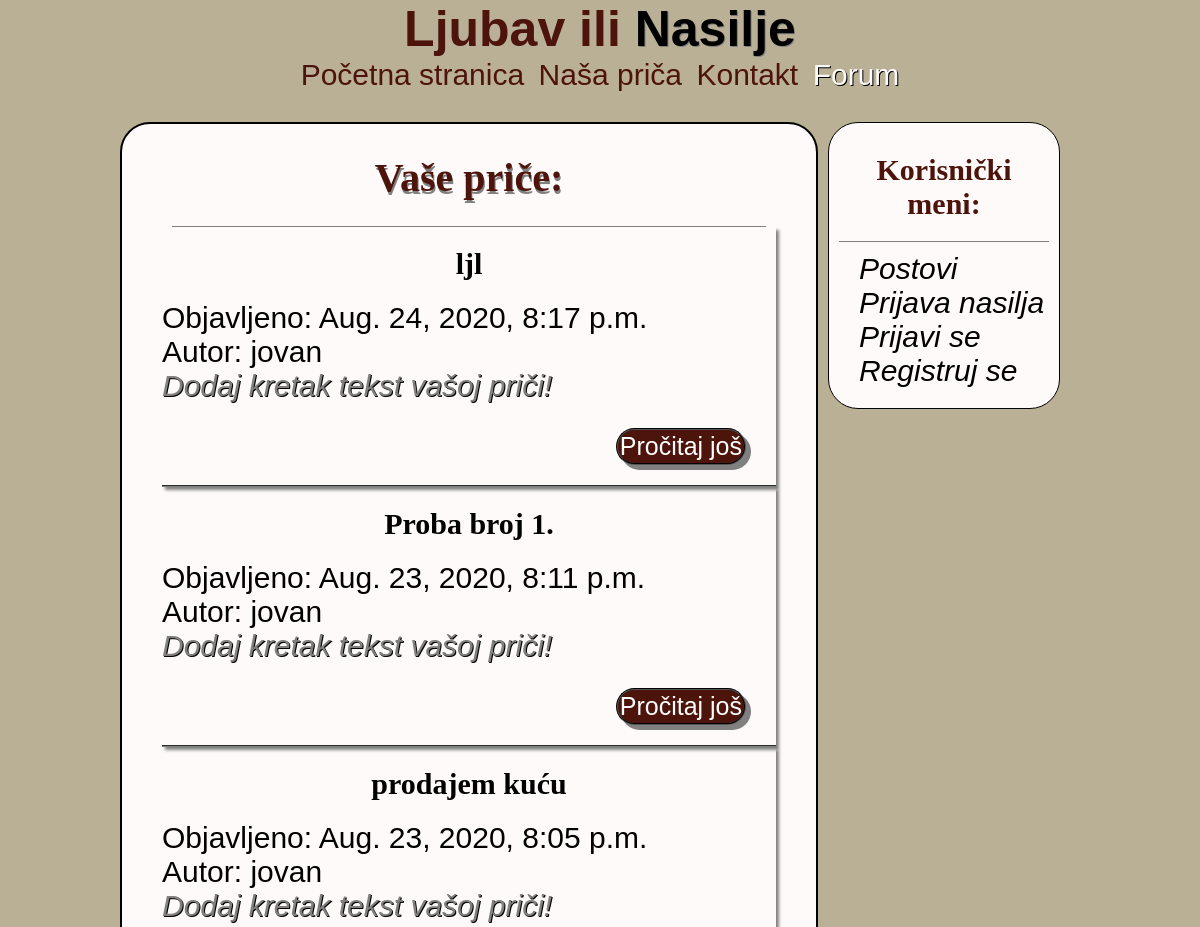
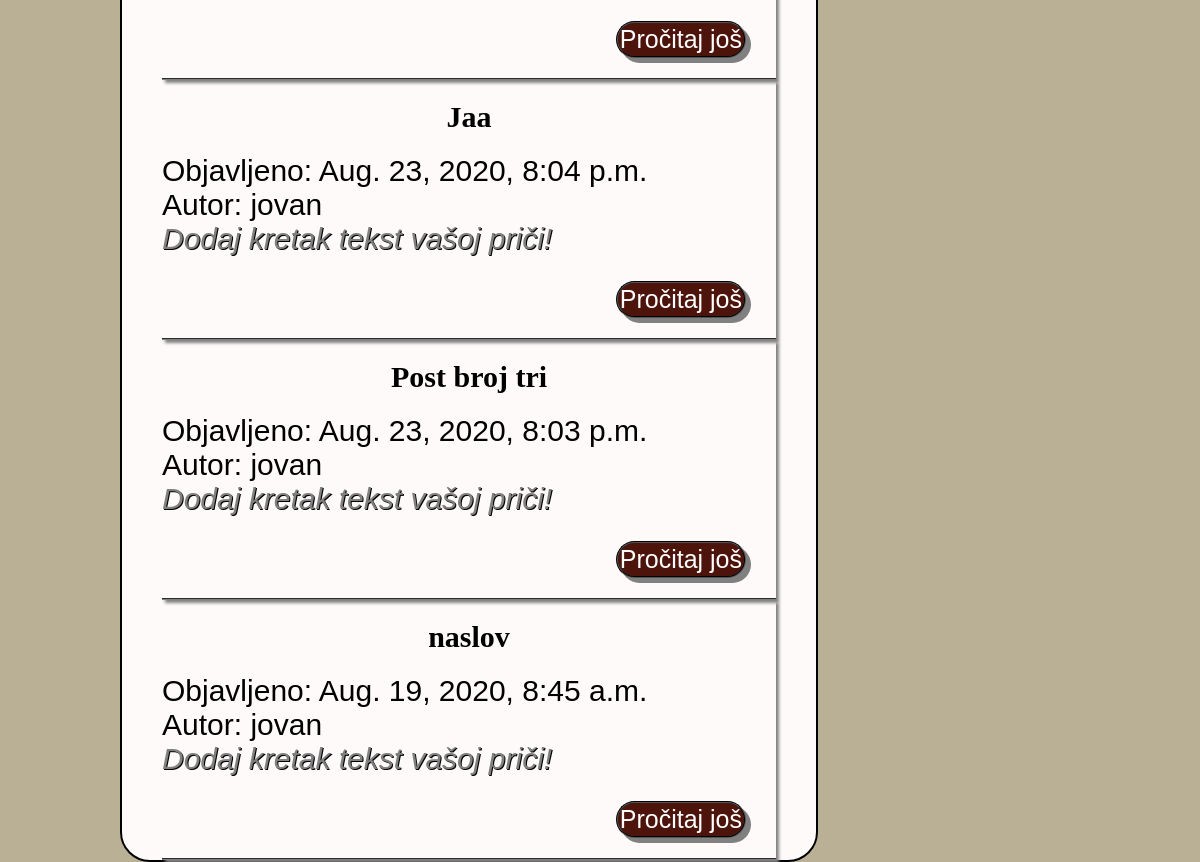
/Forum/Početna_stranica/, run on the app's committed database (2 pictures, top to bottom).
### forum/models.py (models this page shows, shortened)
class Post(models.Model):
	naslov = models.CharField(max_length=100, unique=True)
	autor = models.ForeignKey(User, on_delete=models.CASCADE)
	korisnicko_ime = models.CharField(max_length=20)
	tekst = models.CharField(max_length=1000,default="Napiši svoju priču!")
	opis_teksta = models.CharField(max_length=300, default="Dodaj kretak tekst vašoj priči!")
	status = models.IntegerField(choices=STATUS, default=1)
	kategorija = models.CharField(max_length=200, default="Izaberite Kategoriju")
	vrijeme =models.DateTimeField(auto_now_add=True)

### forum/Templates/Post.html (shortened to what this page needs)
{% extends 'Home.html'  %}
{% block content %}
{% load static %}
<!DOCTYPE html>
<html>
<head>
	<link rel="stylesheet" type="text/css" href="{% static 'CSS/BlogPost.css' %}">
</head>
<body>
		<div id="title">
			<h1>Vaše priče:</h1>
		</div>
	{% for post in object_list %}
	{% if post.status == 0 %}
		<div id="post">
			<h2>{{ post.naslov }}</h2>
			<ul>
				<li>Objavljeno: {{ post.vrijeme }}</li>
				<li>Autor: {{ post.korisnicko_ime }}</li>
				<li class="opis_teksta"><i>{{ post.opis_teksta }}</i></li>
			</ul>
			<div id="button">
				<button><a href="{% url 'Artikal' post.pk %}">Pročitaj još</a></button>
			</div>
		</div>
	{% endif %}
	{% endfor %}
</body>
</html>
{% endblock content %}

### forum/Templates/Home.html (shortened to what this page needs)
{% load static %}
<!DOCTYPE html>
<html>
<head>
	<link rel="stylesheet" type="text/css" href="{% static 'CSS/home.css' %}">
</head>
<body>
	<div id="container">
		<div id="header">
			<nav>
				<h1>Ljubav ili <span>Nasilje</span></h1>
				<ul>
					{% if user.is_authenticated %}
					<li><a href="{% url 'Base' %}">Početna stranica</a></li>
					<li><a href="{% url 'Nasa_prica' %}">Naša priča</a></li>
					<li><a href="{% url 'Kontakt' %}">Kontakt</a></li>
					<li><a href="{% url 'Postovi' %}" class="active">Forum</a></li>
					{% else %}
					<li><a href="{% url 'Base' %}">Početna stranica</a></li>
					<li><a href="{% url 'Nasa_prica' %}">Naša priča</a></li>
					<li><a href="{% url 'Kontakt' %}">Kontakt</a></li>
					<li><a href="{% url 'Forum' %}" class="active">Forum</a></li>
					{% endif %}
				</ul>
			</nav>
		</div>
		<div id="content">
			{% block content %}
			{% endblock content %}
		</div>
		<div id="menu">
			<h2>Korisnički meni:</h2>
			<ul>
			{% if user.is_authenticated %}
				<li><a href="{% url 'Postovi' %}"><i>Postovi</i></a></li>
				<li><a href="{% url 'NoviPost' %}"><i>Dodaj Novu Priču</i></a></li>
				<li><a href="{% url 'Prijava' %}"><i>Prijava nasilja</i></a></li>
				<li><a href="{% url 'logout' %}"><i>Odjavi se</i></a></li>
			{% else %}
				<li><a href="{% url 'Postovi' %}"><i>Postovi</i></a></li>
				<li><a href="{% url 'Prijava' %}"><i>Prijava nasilja</i></a></li>
				<li><a href="{% url 'login' %}"><i>Prijavi se</i></a></li>
				<li><a href="{% url 'Registracija' %}"><i>Registruj se</i></a></li>
			{% endif %}
			</ul>
		</div>
	</div>
</body>
</html>

### forum/Static/CSS/home.css (style rules this page uses)
* { font-family: 'Garamond', sans-serif; padding: 0; margin: 0; }
body { background-color: #bab095; }
#container { width: 960px; margin: 0 auto; }
#header { padding-bottom: 30px; }
#header nav h1 { color: #4d140c; font-size: 50px; text-align: center; }
#header nav h1 span { font-size: 50px; color: black; text-shadow: 1px 1px gray; }
#header nav ul { text-align: center; list-style-type: none; border-radius: 20px; }
#header nav ul li { display: inline-block; }
#header nav ul li a { font-size: 30px; padding: 5px; text-decoration: none; color: #4d140c; }
#header nav ul li a.active { color: snow; text-shadow: 1px 1px black; }
#content { width: 694px; float: left; border: 2px solid black; border-radius: 30px; margin-right: 10px; background-color: snow; }
#menu { width: 230px; float: left; background-color: snow; border: 1px solid black; border-radius: 30px; }
#menu h2 { margin-left: 10px; margin-right: 10px; text-align: center; font-size: 30px; padding-top: 30px; padding-bottom: 20px; border-bottom: 1px solid gray; font-family: "Impact"; color: #4d140c; }
#menu ul { padding-top: 10px; padding-bottom: 20px; text-align: justify left; list-style-type: none; margin-left: 30px; }
#menu ul li a { text-decoration: none; color: black; font-size: 30px; }

### forum/Static/CSS/BlogPost.css (style rules this page uses)
* { padding: 0; margin: 0; font-family: 'Garamond', sans-serif; }
#title h1 { text-align: center; padding-top: 30px; padding-bottom: 25px; font-size: 40px; font-family: "Impact"; color: #4d140c; text-shadow: 1px 3px gray; margin-left: 50px; margin-right: 50px; border-bottom: 1px solid gray; }
#post { box-shadow: 3px 3px 3px gray; text-align: justify left; padding-top: 20px; padding-bottom: 20px; margin-left: 40px; margin-right: 40px; border-bottom: 2px gray groove; }
#post h2 { font-size: 30px; padding-bottom: 20px; text-align: center; text-decoration: none; color: black; font-family: "Impact"; }
#post ul { list-style-type: none; }
#post ul li { font-size: 30px; }
#post ul li.opis_teksta { color: gray; text-shadow: 1px 1px black; }
#button { text-align: right; padding-top: 25px; margin-right: 30px; }
#button button { border: 2px groove black; border-radius: 20px; box-shadow: 5px 5px gray; background-color: #4d140c; padding: 2px; }
#button button a { color: white; text-decoration: none; font-size: 25px; }

### data on the page
Post: naslov "ljl", vrijeme "Aug. 24, 2020, 8:17 p.m.", korisnicko_ime "jovan", opis_teksta "Dodaj kretak tekst vašoj priči!"
Post: naslov "Proba broj 1.", vrijeme "Aug. 23, 2020, 8:11 p.m.", korisnicko_ime "jovan", opis_teksta "Dodaj kretak tekst vašoj priči!"
Post: naslov "prodajem kuću", vrijeme "Aug. 23, 2020, 8:05 p.m.", korisnicko_ime "jovan", opis_teksta "Dodaj kretak tekst vašoj priči!"
Post: naslov "Jaa", vrijeme "Aug. 23, 2020, 8:04 p.m.", korisnicko_ime "jovan", opis_teksta "Dodaj kretak tekst vašoj priči!"
Post: naslov "Post broj tri", vrijeme "Aug. 23, 2020, 8:03 p.m.", korisnicko_ime "jovan", opis_teksta "Dodaj kretak tekst vašoj priči!"
Post: naslov "naslov", vrijeme "Aug. 19, 2020, 8:45 a.m.", korisnicko_ime "jovan", opis_teksta "Dodaj kretak tekst vašoj priči!"
